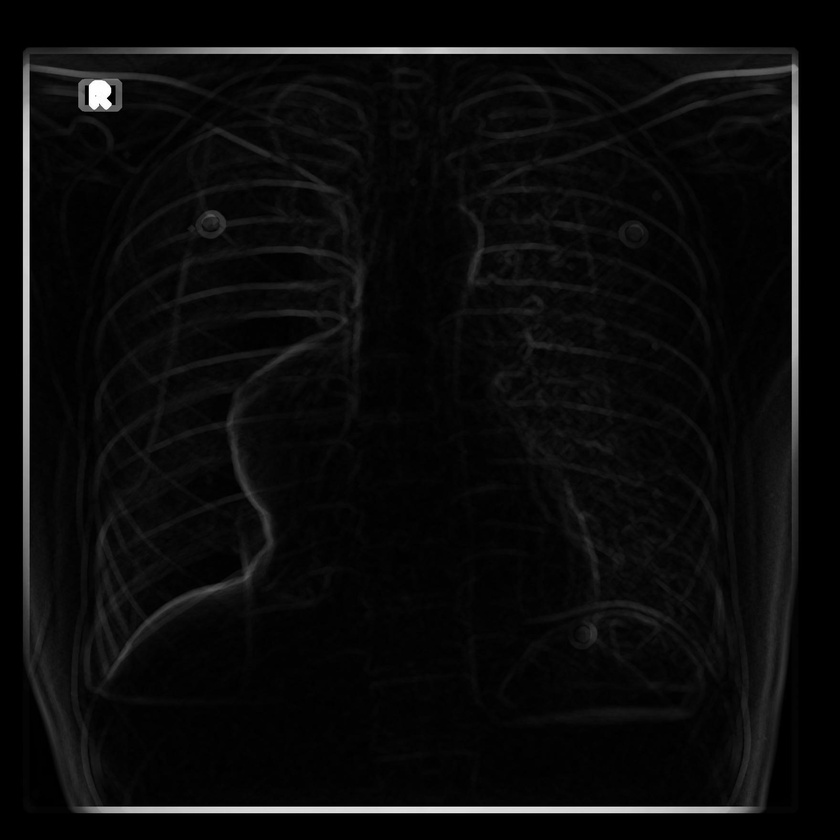
%> input picture 14230003ed.jpg, 840 x 840 px, shrunk from 1760 x 1760 before the run
$ octave --eval "result = Ed(imread('14230003ed.jpg'));"   (GNU Octave 9; MATLAB toolbox functions it lacks are replaced by stand-ins)
%> lines starting %> are read from the running program, lines starting %| are printed output that depends on the picture
function [Im4] = Ed(img)
    SE = strel("diamond", 7);
    Im2 = imdilate(img, SE);
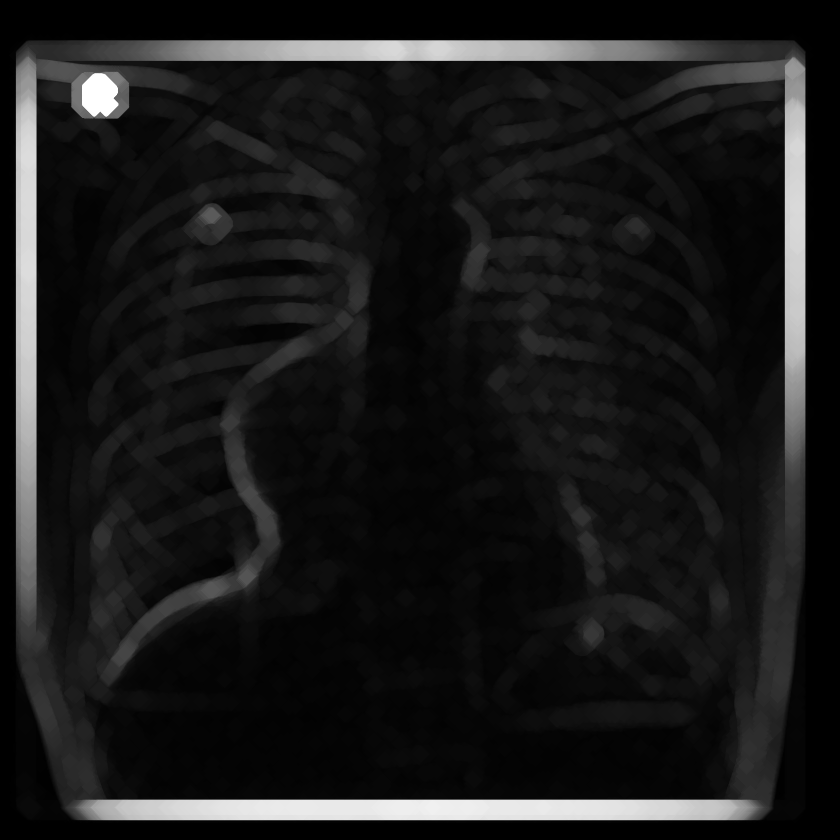
%> Im2: size 840x840 uint8; min 0, max 255, mean 25.8
    Im3 = imerode(img, SE);
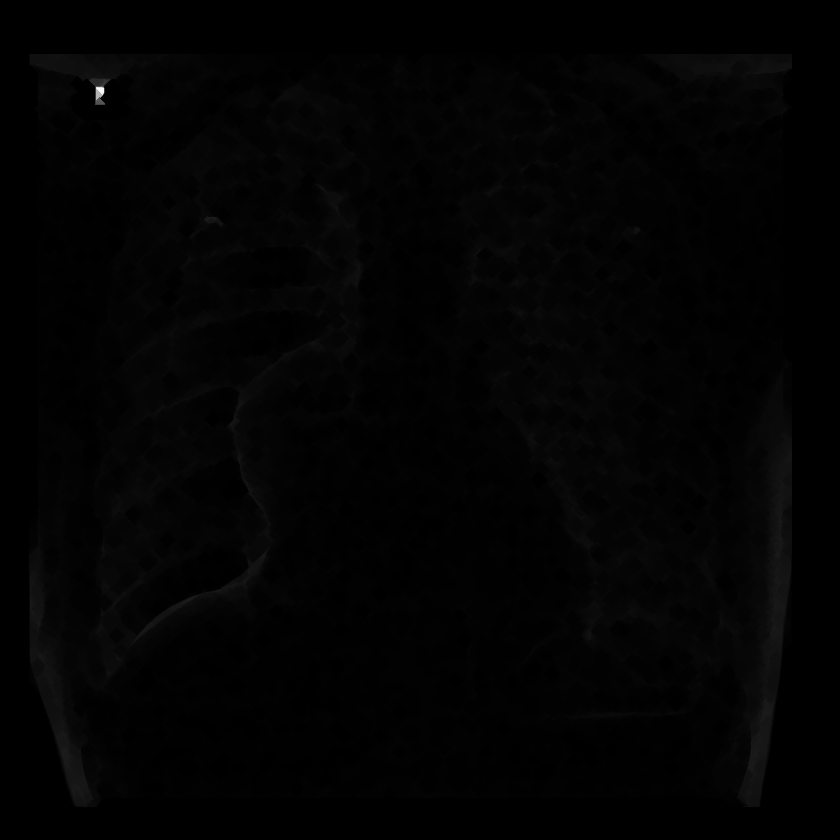
%> Im3: size 840x840 uint8; min 0, max 250, mean 2.7
    Im4 = Im2 - Im3;

$ run again, on 14230003od.jpg
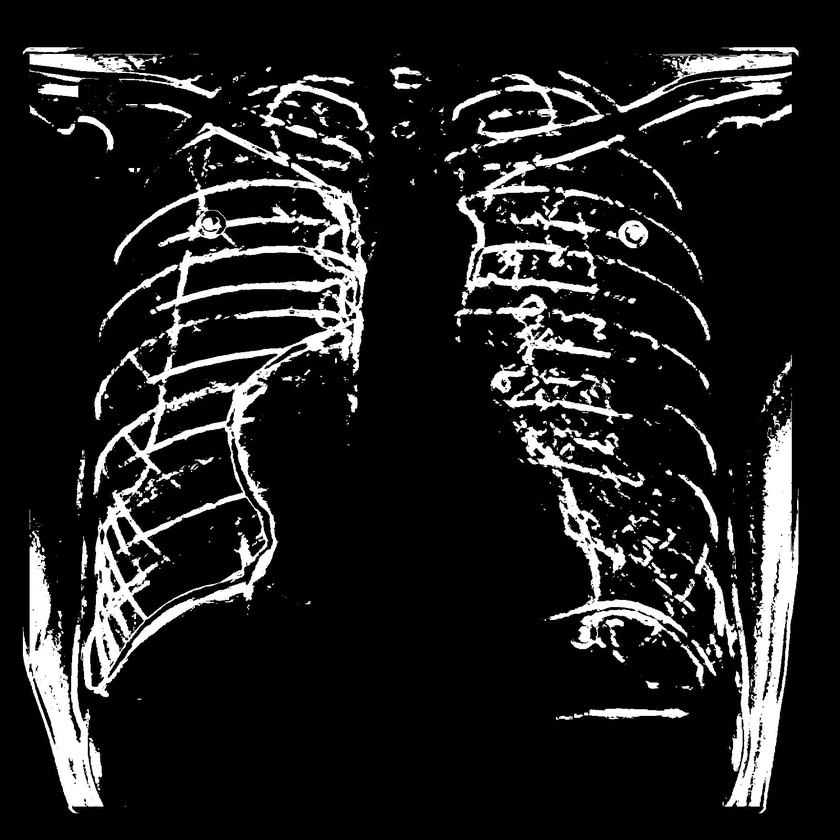
%> input picture 14230003od.jpg, 840 x 840 px, shrunk from 1760 x 1760 before the run
%> in Ed, `Im2 = imdilate(img, SE);`:
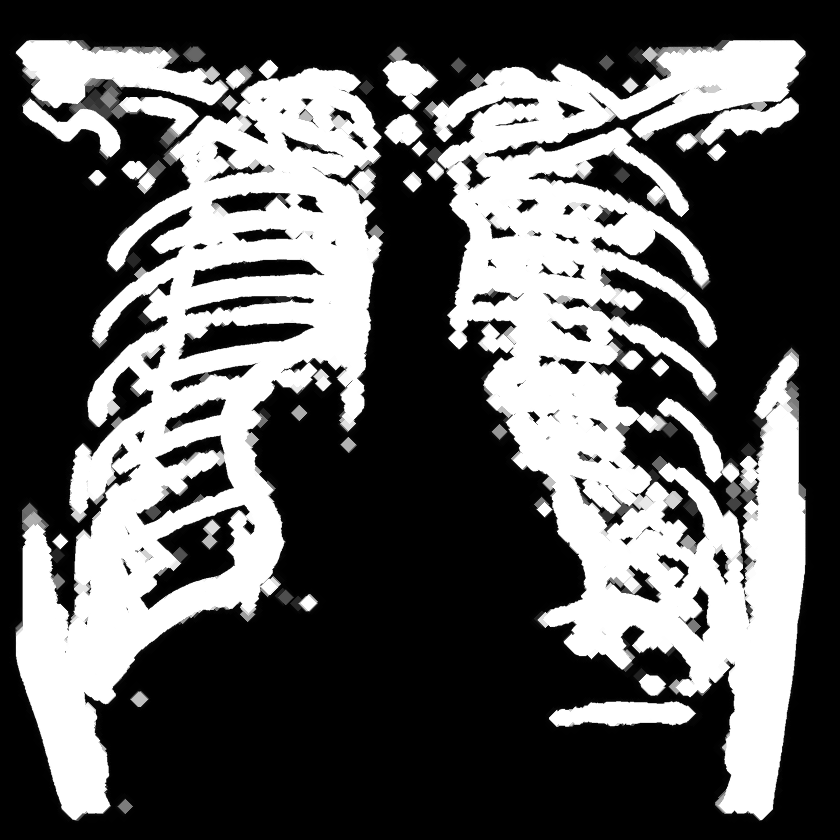
%> Im2: size 840x840 uint8; min 0, max 255, mean 92.6
%> in Ed, `Im3 = imerode(img, SE);`:
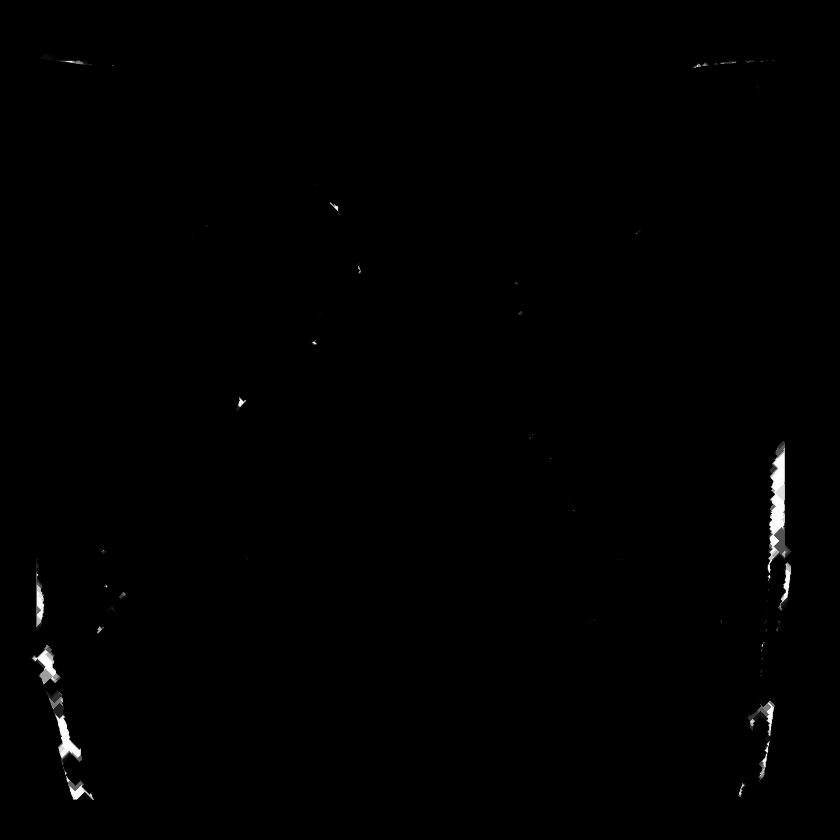
%> Im3: size 840x840 uint8; min 0, max 255, mean 1.1
